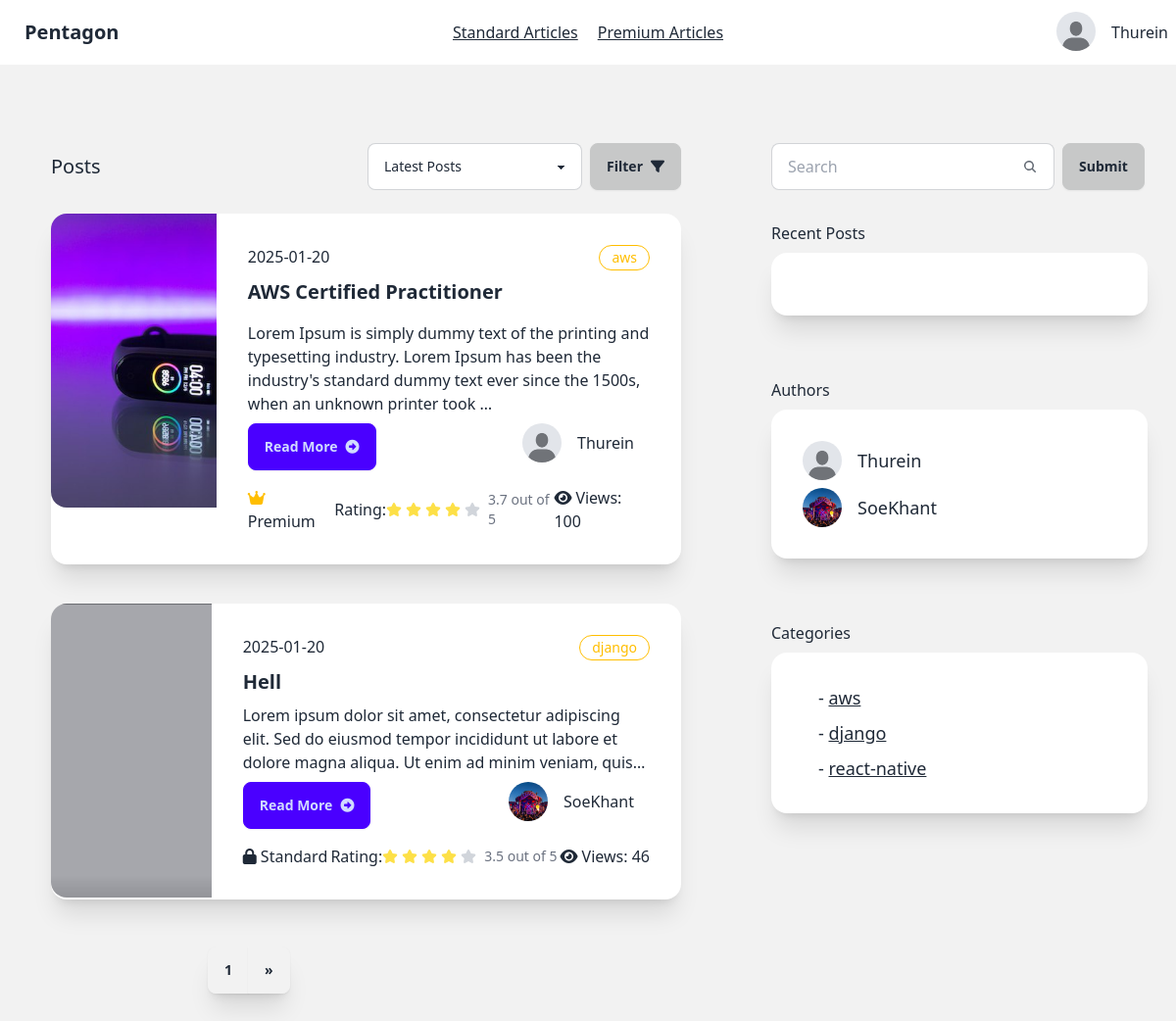
The app's page /reader/ (signed in) with its own data.
### account/models.py (models this page shows, shortened)
class AccountStatus(models.Model):
    is_verified=models.BooleanField(default=False)
    profile=models.ImageField(max_length=100, blank=True,default="account/default.jpeg",null=True,upload_to="media/account")
    user=models.ForeignKey(User, on_delete=models.CASCADE,related_name="account_status")
    rank=models.CharField(max_length=20,blank=True, default="Silver")
    created_at=models.DateTimeField(auto_now=True)

### writer/models.py (models this page shows, shortened)
class Article(models.Model):
    CATEGORY_CHOICES = [
        ('flutter', 'Flutter'),
        ('react-native', 'React Native'),
        ('node.js', 'Node.JS'),
        ('spring-boot','Spring Boot'),
        ('laravel','Laravel'),
        ('django',"Django"),
        ('aws',"AWS"),
        ('web-development','Web Development'),
        ('mobile-development','Mobile Development'),
        ('cloud','Cloud Architect')
    ]
    title=models.CharField(max_length=100)
    content=models.TextField(
        validators=[
            MinLengthValidator(40, message="Content must be at least 40 characters long.")
        ]
    )
    author=models.ForeignKey(User, on_delete=models.CASCADE)
    view_count = models.PositiveIntegerField(default=0)
    posted_at=models.DateTimeField(auto_now_add=True)
    is_premium=models.BooleanField(default=False)
    is_standard=models.BooleanField(default=False)
    photo=models.ImageField(default='article/default.jpeg', blank=True, null=True,upload_to="article/")
    category = models.CharField(
        max_length=20,
        choices=CATEGORY_CHOICES,
        default='web-development',
        blank=False,
        null=False
    )
    def get_rating(self):
        reviews = self.article_review.all()
        if reviews:
            total_rating = sum(review.rating for review in reviews)
            return total_rating / len(reviews)
        else:
            return 0
    def get_author_name(self):
        return self.author.username
    def get_account_status(self):
        try:
            return self.author.account_status.first()
        except AccountStatus.DoesNotExist:
            return None

class ArticleReview(models.Model):
    article=models.ForeignKey(Article, on_delete=models.CASCADE,related_name="article_review")
    user=models.ForeignKey(User, on_delete=models.CASCADE, related_name="article_reviewer")
    comment=models.TextField(blank=True, null=True)
    rating=models.FloatField(default=0,blank=True, null=True)
    posted_at=models.DateTimeField(auto_now_add=True)

### reader/views.py (the view)
# urls.py: path('',views.client_home,name="client-home"),
@login_required(login_url="sign-in")
def client_home(request):
    query=request.GET.get("search","")
    if query:
        articles=Article.objects.filter(title__icontains=query)
        context={
            "results":articles
        }
        return render(request,"reader/search_results.html",context)
    articles=Article.objects.all()
    paginator=Paginator(articles,2)
    page_number=request.GET.get("page")
    page_object=paginator.get_page(page_number)
    account_status=AccountStatus.objects.get(user_id=request.user.id)
    accounts=AccountStatus.objects.exclude(user__username="admin")
    categories=Article.objects.values('category').distinct()
    context={
        'account_status':account_status,
        'accounts':accounts,
        'categories':categories,
        "page_objects":page_object
    }
    return render(request, "reader/home.html",context)

### reader/templates/reader/home.html (shortened to what this page needs)
{% extends 'reader/base.html' %}
{% block content %}
    <div class=" bg-base-200 min-h-screen flex w-100">
        <div class="grid grid-cols-8 gap-2 ">
            <div class="col-start-1 col-span-5 mt-12 mx-5">
                <div class="card">
                    <div class="card-body">
                       <div class="flex justify-between items-center">
                        <p class="text-xl">Posts</p>
                        <div class="flex w-80">
                          <select id="postFilter" class="select select-bordered w-full max-w-xs ">
                            <option  selected>Latest Posts</option>
                          </select>
                          <button id="applyFilterBtn" class="btn btn-active ml-2">Filter <i class="fa-solid fa-filter"></i></button>
                        </div>
                       </div>
                        {% for article in page_objects %}
              <div class="card card-side bg-base-100 shadow-xl my-4">
                <figure class="w-11/12 h-5/6">
                    <img
                      class="object-cover"
                      style="min-height:300px;"
                      src="{{article.photo.url}}"
                      alt="Movie" />
                  </figure>
                <div class="card-body">
                  <div class="flex">
                    <p>{{article.posted_at|date:'Y-m-d'}}</p>
                    <div class="badge badge-warning badge-outline p-3">{{article.category}}</div>
                  </div>
                  <h2 class="card-title font-bold">{{article.title}}</h2>
                  <p class="line-clamp-3">{{article.content|safe|truncatewords:30}}</p>
                  <div class="card-actions justify-between">
                    <a href="{% url 'post-detail' article.id %}" class="btn btn-primary"> Read More<i class="fa-solid fa-circle-right"></i></a>
                    <div>
                        <div class="flex-row flex items-center">
                            <div class="avatar">
                                <div class="w-10 rounded-full">
                                    <img
                                    style="object-fit: cover;width:100%;height:100%"
                                    alt="Tailwind CSS Navbar component"
                                    src="{{article.get_account_status.profile.url}}" />
                                </div>
                              </div>
                              <h2 class="mx-4">{{article.get_author_name}}</h2>
                        </div>
                    </div>
                  </div>
                  <div class="flex justify-between items-center mt-2">
                    <div>
                        {% if article.is_premium %}
                        <i class="fa-solid fa-crown text-warning"></i>
                        Premium
                        {% elif article.is_standard %}
                        <i class="fa-solid fa-lock"></i>
                        Standard
                        {% else %}
                        <i class="fa-solid fa-lock-open"></i>
                        Free
                        {% endif %}
                    </div>
                    <div class="flex items-center">
                      Rating:
                      <div class="flex">
                      </div>
                      <div class="">
                        <p class="ms-1 text-sm font-medium text-gray-500 dark:text-gray-400">{{article.get_rating|floatformat:1}} out of 5</p>
                      </div>
                    </div>
                    <div class="">
                        <i class="fa-solid fa-eye mr-1"></i>Views:
                       {{article.view_count}}
                    </div>
                  </div>
                </div>
              </div>
              {% endfor %}
                    </div>
                </div>
                  <div class="join ml-48 mb-12 shadow-xl">
                    <button class="join-item btn">{{page_objects.number}}</button>
                    {% if page_objects.has_next %}
                    <a href="?page={{page_objects.next_page_number}}" class="join-item btn">»</a>
                    {% endif %}
                  </div>
            </div>
            <div class="col-start-6 col-span-2 mt-20">
                <div class="flex-row">
                  <div class="ml-8">
                    <form action="" class="flex" method="get">
                      <label class="input input-bordered flex items-center gap-2">
                        <input type="text" class="grow" name="search" placeholder="Search" />
                        <svg
                          xmlns="http://www.w3.org/2000/svg"
                          viewBox="0 0 16 16"
                          fill="currentColor"
                          class="h-4 w-4 opacity-70">
                          <path
                            fill-rule="evenodd"
                            d="M9.965 11.026a5 5 0 1 1 1.06-1.06l2.755 2.754a.75.75 0 1 1-1.06 1.06l-2.755-2.754ZM10.5 7a3.5 3.5 0 1 1-7 0 3.5 3.5 0 0 1 7 0Z"
                            clip-rule="evenodd" />
                        </svg>
                      </label>
                      <input type="submit" value="Submit" class="btn btn-active ml-2">
                    </form>
                  </div>
                  <div class="card">
                    <div class="card-body">
                        Recent Posts
                        <div class="card bg-base-100 w-96 shadow-xl">
                            <div class="card-body">
                            </div>
                          </div>
                      </div>
                    </div>
                  <div class="card">
                    <div class="card-body">
                        Authors
                        <div class="card bg-base-100 w-96 shadow-xl">
                            <div class="card-body">
                               {% for account in accounts %}
                               <div class="flex-row flex items-center">
                                <div class="avatar">
                                    <div class="w-10 rounded-full">
                                      <img src="{{account.profile.url}}" />
                                    </div>
                                  </div>
                                     <h2 class="mx-4 text-lg">{{account.user.username}}</h2>
                               </div>
                               {% endfor %}
                            </div>
                          </div>
                      </div>
                    </div>
                    <div class="card">
                      <div class="card-body">
                          Categories
                          <div class="card bg-base-100 w-96 shadow-xl">
                              <div class="card-body">
                                 {% for category in categories %}
                                 <div class="flex-row flex items-center">
                                       <h2 class="mx-4 text-lg">- <a href="{% url 'category' category.category  %}" class="link">{{category.category}}</a></h2>
                                 </div>
                                 {% endfor %}
                              </div>
                            </div>
                        </div>
                      </div>
                </div>
                </div>
            </div>
    </div>
{% endblock  %}

### reader/templates/reader/base.html (shortened to what this page needs)
{% load static %}
<!DOCTYPE html>
<html lang="en">
<head>
    <link href="https://cdn.jsdelivr.net/npm/daisyui@latest/dist/full.min.css" rel="stylesheet" type="text/css" />
    <link href="{% static 'fontawesomefree/css/fontawesome.css' %}" rel="stylesheet" type="text/css">
    <link href="{% static 'fontawesomefree/css/brands.css' %}" rel="stylesheet" type="text/css">
    <link href="{% static 'fontawesomefree/css/solid.css' %}" rel="stylesheet" type="text/css">
</head>
<body>
    <div class="navbar bg-base-100">
        <div class="navbar-start">
          <a href="{% url 'home' %}" class="btn btn-ghost text-xl">Pentagon</a>
        </div>
        <div class="navbar-center gap-5">
            <a id="standard" href="{% url 'standard-posts' %}" class=" link ">Standard Articles</a>
            <a  href="{% url 'premium-posts' %}" class="link">Premium Articles</a>
          </div>
        <div class="navbar-end gap-3">
          {% if user.is_authenticated %}
          <div class="dropdown dropdown-end">
            <div tabindex="0" role="button" class="btn btn-ghost btn-circle avatar">
              <div class="w-10 rounded-full">
                <img
                  style="object-fit: contain;width:100%;height:100%"
                  alt="Tailwind CSS Navbar component"
                  src="{{account_status.profile.url}}" />
              </div>
            </div>
          </div>
          {{user}}
          {% else %}
          <a href="{% url 'sign-up' %}" class="btn">Sign Up</a>
          <a href="{% url 'sign-in' %}" class="btn">Sign In</a>
          {% endif %}
        </div>
       </div>
    {% block content %}
    {% endblock  %}
    <script src="https://cdn.tailwindcss.com"></script>
</body>
</html>

### records on screen
AccountStatus: profile (placeholder picture), user.username "Thurein"
Article: photo (picture), posted_at "2025-01-20", category "aws", title "AWS Certified Practitioner", content "Lorem Ipsum is simply dummy text of the printing and typesetting industry. Lorem Ipsum has been the industry's standard dummy text ever since the 1500s, when an unknown printer took …", get_account_status.profile (placeholder picture), get_author_name "Thurein", is_premium True (drawn), get_rating "3.7", view_count "100"
Article: photo (picture), posted_at "2025-01-20", category "django", title "Hell", content "Lorem ipsum dolor sit amet, consectetur adipiscing elit. Sed do eiusmod tempor incididunt ut labore et dolore magna aliqua. Ut enim ad minim veniam,…", get_account_status.profile (picture), get_author_name "SoeKhant", is_premium False (drawn), get_rating "3.5", view_count "46"
AccountStatus: profile (picture), user.username "SoeKhant"

### other values on screen
{{ user }} "Thurein"
{{ page_objects.number }} "1"
{{ category.category }} "aws" "django" "react-native"
